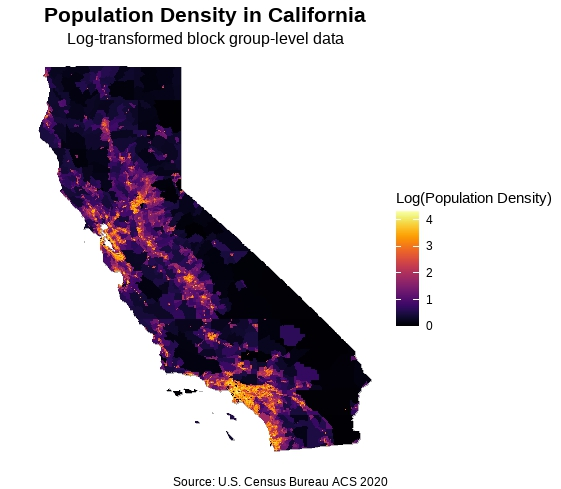

Write R code to recreate this figure.
# Load Required Libraries
library(tidycensus)
library(sf)
library(ggplot2)
library(dplyr)
library(viridis)
library(units)

# Step 1: Fetch Population Data at the Block Group Level
census_api_key("your_api_key_here", install = TRUE)
pop_data <- get_acs(
  geography = "block group",
  variables = "B01003_001E",  # Total population
  state = "California",       # Replace with your state
  geometry = TRUE,            # Fetch spatial data
  year = 2020                 # Use the desired Census year
)

# Step 2: Calculate Population Density with Proper Unit Conversion
pop_density <- pop_data %>%
  mutate(
    area_km2 = as.numeric(set_units(st_area(geometry), km^2)),  # Convert to km^2
    pop_density = estimate / area_km2                          # People per km^2
  )

# Step 3: Handle Missing Values and Cap Outliers
pop_density <- pop_density %>%
  filter(!is.na(pop_density))

density_cap <- quantile(pop_density$pop_density, 0.99, na.rm = TRUE)
pop_density <- pop_density %>%
  mutate(pop_density = ifelse(pop_density > density_cap, density_cap, pop_density),
         log_pop_density = log10(pop_density + 1))  # Log transform

# Step 4: Fetch California Boundaries for Background
ca_boundary <- st_union(st_geometry(pop_data))  # Aggregate all block groups into state outline

# Step 5: Plot the Heat Map
ggplot() +
  # Add California background
  geom_sf(data = ca_boundary, fill = "gray90", color = "gray70") +
  # Overlay population density
  geom_sf(data = pop_density, aes(fill = log_pop_density), color = NA) +
  # Customize fill scale
  scale_fill_viridis(option = "inferno", 
                     name = "Log(Population Density)") +
  # Simplify the theme
  theme_void() +  # Removes axes and gridlines
  theme(
    legend.position = "right",         # Keep legend on the side
    plot.title = element_text(size = 16, hjust = 0.5, face = "bold"),
    plot.subtitle = element_text(size = 12, hjust = 0.5)
  ) +
  labs(
    title = "Population Density in California",
    subtitle = "Log-transformed block group-level data",
    caption = "Source: U.S. Census Bureau ACS 2020"
  )
